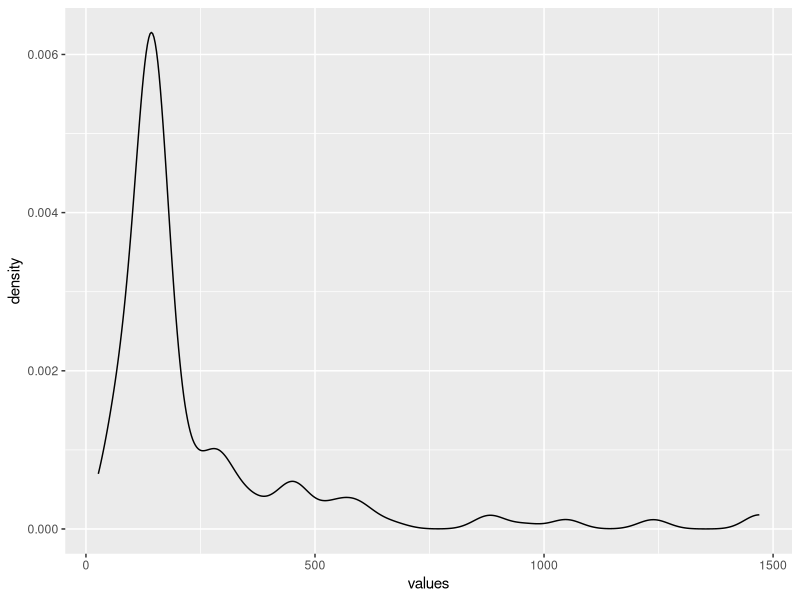
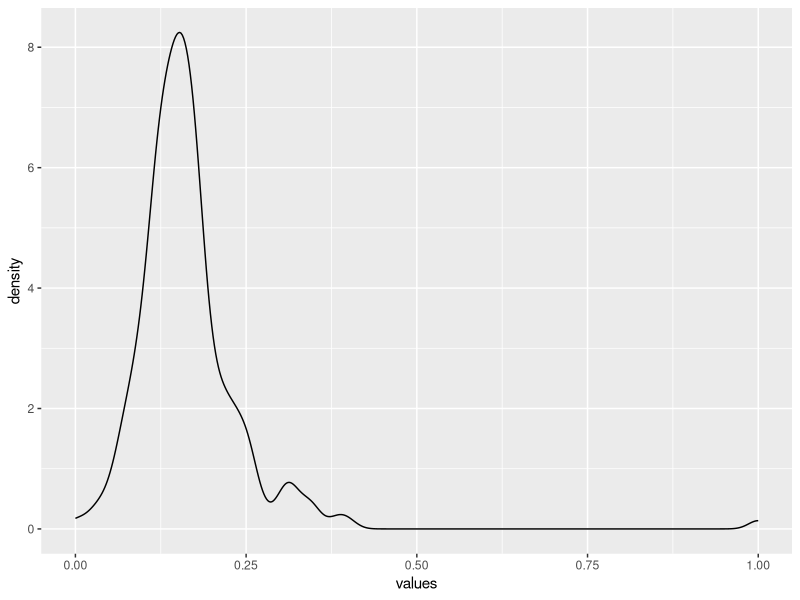
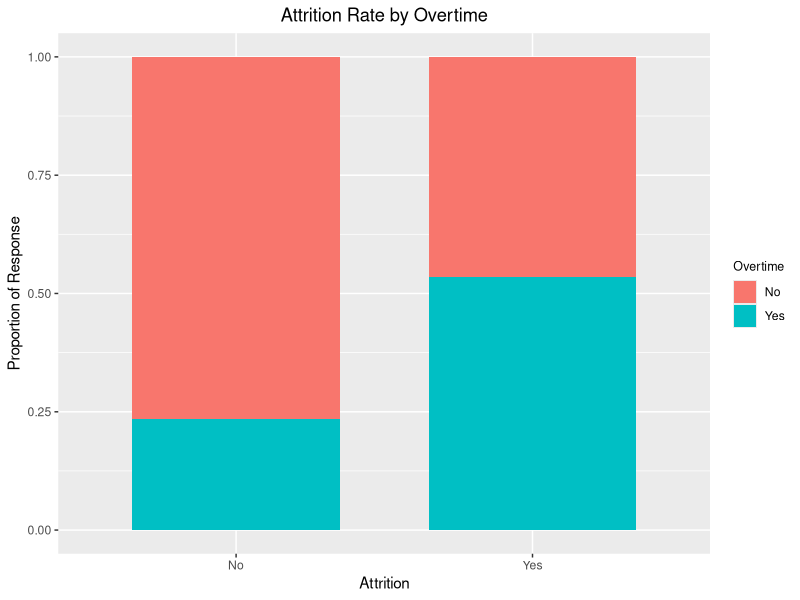
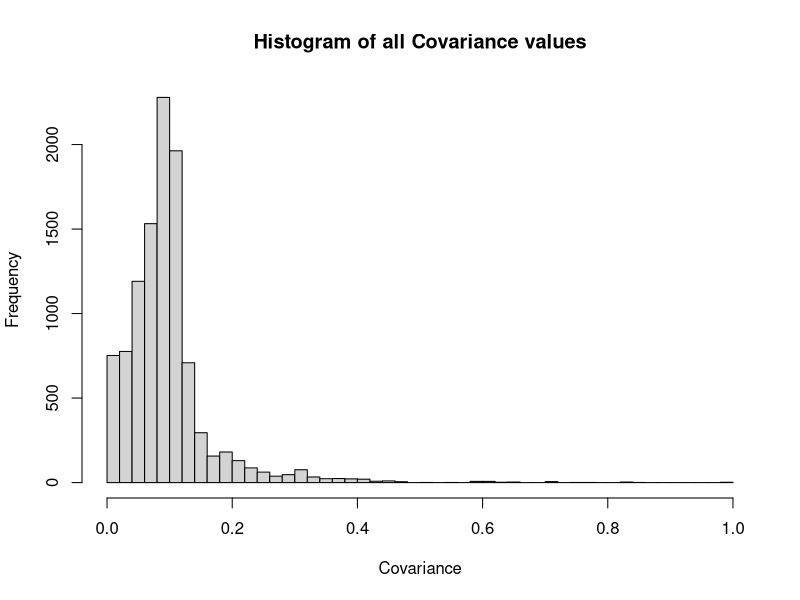
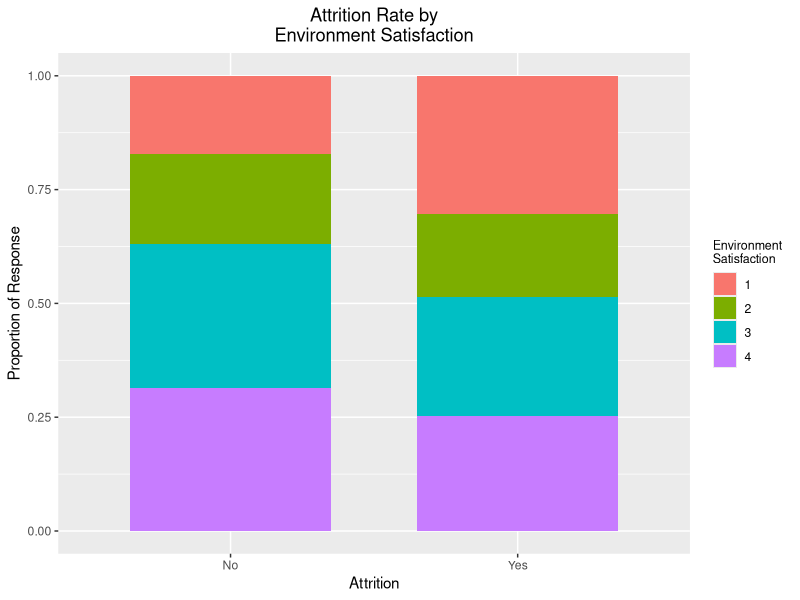
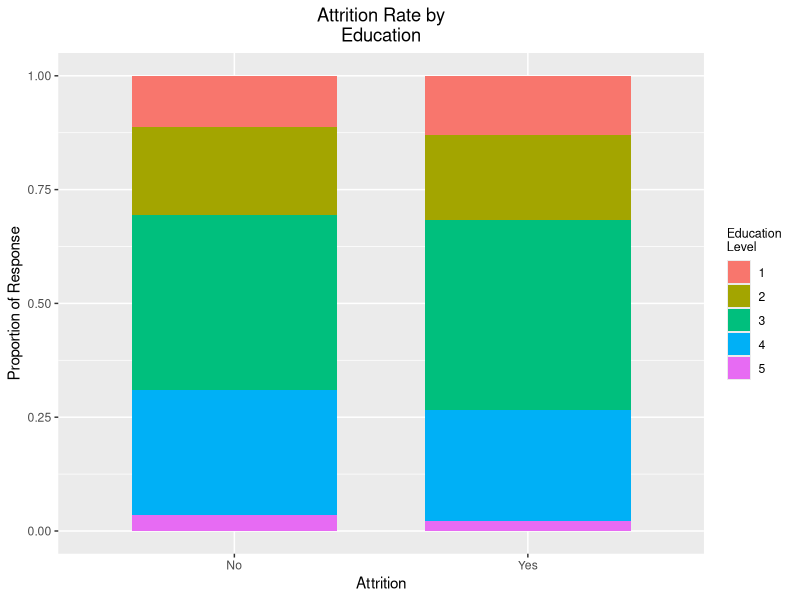
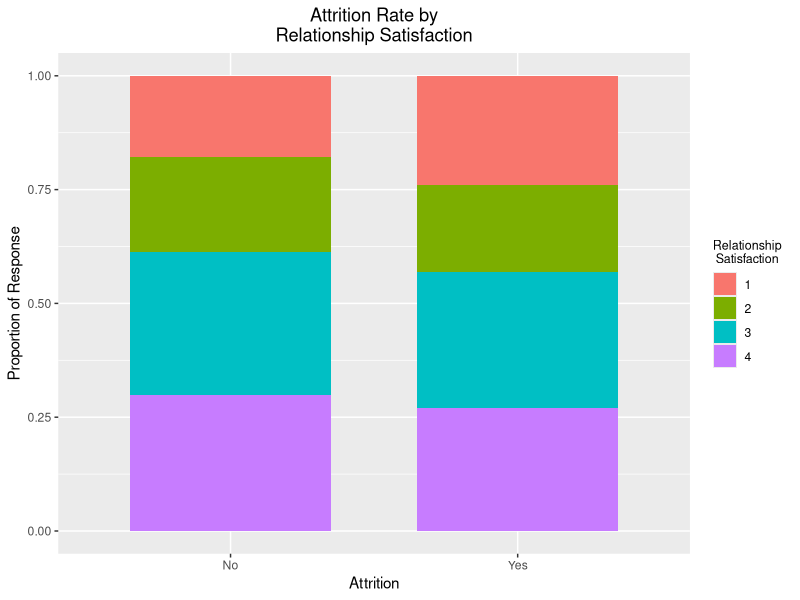
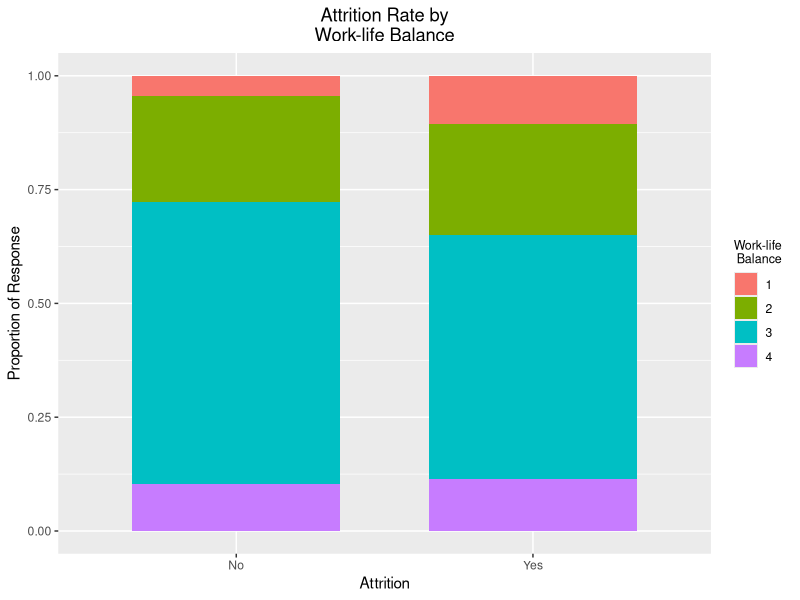

Write R code to recreate these figures, in order.
## ---- chunk 1
knitr::opts_chunk$set(echo = FALSE)
## ---- chunk 2
rm( list = ls()); cat("\014")  # Clear environment
require(stringr)
require(plotly)
require(Hmisc)
require(tidyr)
require(dplyr)
require(ggplot2)
require(plyr)
require(reshape2)
data <- read.csv('data/CaseStudy2-data.csv')
data$Department <- revalue(data$Department, c('Human Resources' = 'Human Resources', 'Research & Development'='Research/Development', 'Sales'='Sales'))
describe_data <- read.csv('data/CaseStudy2-descriptions.csv')
#names(describe_data) <- (names(describe_data), tolower)
names(data) <- sapply(names(data), tolower)
## ---- chunk 3
find_percent <- function(df, label_col, num_obs, sep='&'){
    ##find the ratio of a certian value which includes the label
    ##--------
    ##INPUTS
    ##df: data.frame
    ##    - dataframe with all catagorical data
    ##label_col
    ##    -   binary column of interest in df
    ##num_obs: named.vector
    ##     -   contains all possible values in df with the  correlated number of observations
    ## --------
    ## RETURNS
    ## percent_pos: named.vector
    ##     -   contains the percentage of each value within the dataframe which is associated with the label_column.
    percent_pos <- c()
    sub <- df[,label_col] == TRUE
    sub_df <- df[sub,]
    for(col_val in names(num_obs)){
        colval <- unlist(strsplit(col_val, sep))
        percent_pos[col_val] = ((sum(sub_df[,colval[1]] == colval[2]) + .0001))  / (num_obs[col_val] + .0001)
        }
    return(percent_pos)
    }

find_number_observations <- function(df, sep='&', check_na=FALSE){
    num_obs= c()
    for (col in names(data_binned)){
        if(check_na){
            num_obs[paste(col, 'isna', sep=sep)] = sum(is.na(data[,col])) / dim(df)[1]
            }
        for (value in unique(data_binned[,col]))
            {
            num_obs[paste(col, value, sep=sep)] = sum(data_binned[,col] == value)
            }
    }
    return(num_obs)
}

make_dummy <- function(df, sep='&'){
    # Convert dataframe with all catagorical data into all boolean dataframe
    # --------
    # INPUTS
    # df: data.frame
    #     -   Data should all be catagorical.
    # sep: str
    #     -   Character to use as seperator between column and value
    # --------
    # RETURNS
    # dfo: data.frame
    #     -   all data is bool
    dfo <- df
    for(col in names(df)){
        for(val in unique(dfo[,col])){
            dfo[, paste(col, val, sep=sep)] = dfo[, col] == val
            }
        dfo = dfo[, names(dfo) != col]
        }
    return(dfo)
    }

find_covariance <- function(df, items, sep='+'){
    # Take a subset of columns in df and find the covariance between them
    # ---------
    # INPUTS
    # df: data.frame
    #     -   All data inputs must of type bool
    # items: data.frame
    #     -   columns in the dataframe to compare to each other
    # sep: str
    #     -   character to use to seperate columns being compared
    # --------
    # RETURNS
    # covar: named vector
    #     -   sets of column names seperated by sep with duplicates and self correalations removed
    covar = c()
    for(col1 in items){
        for(col2 in items){
            if(col1 != col2){
                covar[paste(col1, col2, sep='+')] = (sum(df[,col1] == TRUE & df[,col2] == TRUE) + .00001) / (max(c(sum(df[,col1] == TRUE), sum(df[,col2] == TRUE))) + .00001)
                }
            }
        items = items[items != col1]
        }
        covar <- covar[order(-covar)]
        return(covar[c(TRUE, FALSE)])
    }

bin_columns <- function(data, min_size=100, num_splits){
    # Convert continous data into discrete catagorical data
    # by splitting continous data into equal sized (by number of members) groups.
    # --------
    # data: data.frame
    #     -   data frame which contains continous data
    # min_size: integer
    #     -   min number of members in a group (determine split pts). columns with less discrete points then this value will be ignored.
    # num_splits
    #     -   number of times to split continous dataset
    # --------
    types <- sapply(data, class)
    data_binned <- data
    for(col in names(types)){
        if(types[[col]] == 'integer' & length(unique(data[,col])) > num_splits){
            data_binned[col] <- cut2(data[,col], m=min_size, g=num_splits)
            data_binned[,col] = sapply(data_binned[,col], toString)
            }
        else{
            data_binned[,col] = sapply(data[,col], toString)}
        }
    names(data_binned) <- sapply(names(data_binned), str_trim)
    return(data_binned)
    }

check_label_corelation <- function(df, label, dsep='&', sd_ratio=1){
## function to generate top contributing variables to a specific label
##--------
##INPUTS
##df: data.frame
##  -   contains all catagorical variables, label col must be T/F
##label: string
##  -   name of label column
##sep: str
##  -   character to use in seperating dummy values from col name
##--------
##RETURNS
## coors: named_vector
##  -   contains coorelation rate for each value in the df
    all_pos <- sum(df[,label] == TRUE) / dim(df)[1]
    print(all_pos)
    num_obs <- find_number_observations(df, sep=dsep)
    percent_pos <- find_percent(df, label, num_obs, sep=dsep)
    label_frame <- data.frame(percent_pos, num_obs)
    label_frame[,'ratio_delta'] <- label_frame$percent_pos - all_pos
    not_label <- (rownames(label_frame) != paste(label, 'TRUE', sep=dsep) & rownames(label_frame) != paste(label, 'FALSE', sep=dsep)) 
    label_frame <- label_frame[not_label,]
    one_dev <- sd(label_frame[,'ratio_delta']) * sd_ratio
    label_infl <- label_frame[abs(label_frame[,'ratio_delta']) > one_dev,]
    return(label_infl[order(-label_infl$ratio_delta),])
}

Attrition_prop_table <- function(variable_name, data.f){
    # Generates a table containing proportion of responses for both Attrition values. This should allow us to examine values in the context of whether they attrified.
    
    # Generate a table containing variable/Attrition rates
    prop <-prop.table(xtabs(as.formula(paste( '~ ',paste(variable_name, 'attrition ', sep = ' + '))) , data=data.f))
    
    #Normalize each column to sum to 1.
    prop.app <-apply(prop,2,sum)
    return(melt(sweep(prop, MARGIN=2,prop.app,'/')))
}
## ---- chunk 4
#function defined in deason_functions.R
data_binned <- bin_columns(data, 100, 10)
## ---- chunk 5
na_count <- sum(is.na(data$attrition))
## convert data Attrition to binary
data_binned$attrition <- data$attrition == 'Yes'
## N/A Count
print('Number of NA\'s in attrition column:')
print(sum(na_count))
## Sum of Employees who quit
print('Number of Employees that quit:')
print(sum(data_binned$attrition))
attrified <- data_binned[data_binned$attrition == TRUE,]
## retain ratio
overall_ratio <- sum(data_binned$attrition) / length(data_binned$attrition)
print('Ratio of Employees that quit:')
print(overall_ratio)
## ---- chunk 6
num_obs <- find_number_observations(data_binned, sep='&')
print('Average number of observations over all factor levels:')
print(mean(num_obs))

obs_stacked = stack(num_obs)
print('Number of different factor levels:')
nrow(obs_stacked)
ggplot(obs_stacked, aes(x = values)) +
  stat_density(position="identity",geom="line")
## ---- chunk 7
percent_pos <- find_percent(data_binned, 'attrition', num_obs)
print('Average attrition rate for all factors:')
print(mean(percent_pos))
print('Median attrition rate for all factors')
print(median(percent_pos))
per_stacked = stack(percent_pos)
ggplot(per_stacked, aes(x = values)) +
  stat_density(position="identity",geom="line")
## ---- chunk 8
## move all our data into a dataframe of percent_quit verses number of observations
attr_frame <- data.frame(percent_pos, num_obs)
hnames <- (rownames(attr_frame) != 'attrition&TRUE' & rownames(attr_frame) != 'attrition&FALSE')
attr_frame <- attr_frame[hnames,]
high_prob <- subset(attr_frame, percent_pos > overall_ratio)
high_prob$ratio_delta = high_prob$percent_pos - overall_ratio
hnames <- (rownames(high_prob) != 'attrition&TRUE' & rownames(high_prob) != 'attrition&FALSE')
high_prob <- high_prob[hnames,]
print('Factors with the highest attrition rates:')
head(high_prob[order(-high_prob$ratio_delta),], 15)
## ---- chunk 9
OverTime_attrit <- Attrition_prop_table( 'overtime',data)
ggplot(OverTime_attrit, aes(x=attrition, y=value, fill= factor(overtime))) + 
    geom_bar(position = "fill",stat = "identity", width = 0.7) +
    labs(title = 'Attrition Rate by Overtime', y='Proportion of Response', x='Attrition') +
    guides(fill=guide_legend(title="Overtime"))+
    theme(legend.title=element_text(size = 9),plot.title=element_text(hjust=0.5))
## ---- chunk 10
print('Attrition rate of sales representatives between 18 and 27 years of age:')
    mean(data_binned[data_binned$age == '[18,27)' & data_binned$jobrole == 'Sales Representative','attrition'])
print('Attrition rate of sales representatives older than 27:')
    mean(data_binned[data_binned$age != '[18,27)' & data_binned$jobrole == 'Sales Representative','attrition'])
print('Attrition rate of employees age 18-27 that are not Sales Representatives:')
    mean(data_binned[data_binned$age == '[18,27)' & data_binned$jobrole != 'Sales Representative','attrition'])
print('Attrition Rate of Sales Representatives Working Overtime:')
mean(data_binned[data_binned$overtime == 'Yes' & data_binned$jobrole == 'Sales Representative','attrition'])
print('Attrition Rate of Employees Working Overtime (Excluding Sales Representatives:')
mean(data_binned[data_binned$overtime == 'Yes' & data_binned$jobrole != 'Sales Representative','attrition'])
## ---- chunk 11
print('Attrition rate of employees making less than $2318 monthly (excluding Sales Rep\'s):')
    mean(data_binned[data_binned$monthlyincome == "[ 1009, 2318)" & data_binned$jobrole != 'Sales Representative','attrition'])
print('Attrition rate of employees making between $2318 and $2696 monthly (excluding Sales Rep\'s):')
    mean(data_binned[data_binned$monthlyincome == "[ 2318, 2696)" & data_binned$jobrole != 'Sales Representative','attrition'])
## ---- chunk 12
print('Factors with the lowest attrition rates:')
head(attr_frame[order(attr_frame$percent_pos),], 10)
## ---- chunk 13
print('Covariance of factors with high attrition rates:')
# Generate covariance matrix for all high attrition attributes.
over_30 <- subset(high_prob, percent_pos > .30)
data_dummy <- make_dummy(data_binned)
covar_30 <- find_covariance(data_dummy , rownames(over_30))
head(covar_30[order(covar_30,decreasing = TRUE)],10)
## ---- chunk 14
all_covar <- find_covariance(data_dummy, names(data_dummy))
print('Number of covariant pairs:')
length(all_covar)
## ---- chunk 15
hist(all_covar, breaks=50, main = 'Histogram of all Covariance values', xlab = 'Covariance')
## ---- chunk 16
print('Highest Covariances:')
head(all_covar[all_covar > .60 & all_covar < .999], 25)
print('Performance Rating = 3 Response Rate:')
sum(data_dummy[,'performancerating&3']) / 1470
print('Number of Performance Rating = 3 Responses:')
print(sum(data[,'performancerating'] == 3))
print('Number of Employees with Performance Rating of 3 that quit:')
sum(data[,'performancerating'] == 3 & data_binned[,'attrition'] == TRUE)
## ---- chunk 17

EnvSatTest_attrit <- Attrition_prop_table('environmentsatisfaction', data)
OverTime_attrit <- Attrition_prop_table( 'overtime',data)
years_worked_attrit <- Attrition_prop_table('totalworkingyears', data_binned)

ggplot(EnvSatTest_attrit, aes(x=attrition, y=value, fill= factor(environmentsatisfaction))) + 
    geom_bar(position = "fill",stat = "identity", width = 0.7) +
    labs(title = 'Attrition Rate by\nEnvironment Satisfaction', y='Proportion of Response', x='Attrition') +
    guides(fill=guide_legend(title="Environment \nSatisfaction"))+
    theme(legend.title=element_text(size = 9),plot.title=element_text(hjust=0.5))


## ---- chunk 18
data_binned[,'environmentsatisfaction'] <- data['environmentsatisfaction'] < 3
infl <- check_label_corelation(data_binned, 'environmentsatisfaction', '&', sd_ratio=.75)
head(infl)
## ---- chunk 19
education_attrit <- Attrition_prop_table('education', data)
ggplot(education_attrit, aes(x=attrition, y=value, fill= factor(education))) + 
    geom_bar(position = "fill",stat = "identity", width = 0.7) +
    labs(title = 'Attrition Rate by\nEducation', y='Proportion of Response', x='Attrition') +
    guides(fill=guide_legend(title="Education \nLevel"))+
    theme(legend.title=element_text(size = 9),plot.title=element_text(hjust=0.5))
## ---- chunk 20
data_binned[,'education'] <- data['education'] > 2
infl <- check_label_corelation(data_binned, 'education', '&', sd_ratio=.6)
print('Covariances with Bachelor\'s+ Education Level')
head(infl, 10)
## ---- chunk 21
print('Overall Relationship Satisfaction for All Employees')
prop.table(table(data$relationshipsatisfaction))
rel_sat_attrit <- Attrition_prop_table('relationshipsatisfaction', data)
ggplot(rel_sat_attrit, aes(x=attrition, y=value, fill= factor(relationshipsatisfaction))) + 
    geom_bar(position = "fill",stat = "identity", width = 0.7) +
    labs(title = 'Attrition Rate by\nRelationship Satisfaction', y='Proportion of Response', x='Attrition') +
    guides(fill=guide_legend(title="Relationship \n Satisfaction"))+
    theme(legend.title=element_text(size = 9),plot.title=element_text(hjust=0.5))
## ---- chunk 22
data_binned[,'relationshipsatisfaction'] <- data['relationshipsatisfaction'] > 2
infl <- check_label_corelation(data_binned, 'relationshipsatisfaction', '&', sd_ratio=.5)
print('Covariances with Positive Relationship Satisfaction:')
head(infl,10)
print('Human Resources Relationship Satisfaction:')
table(data_binned[data_binned$jobrole == 'Human Resources','relationshipsatisfaction'])
print('Second Year Employee Relationship Satisfaction:')
table(data_binned[data_binned$yearsincurrentrole == ' 1','relationshipsatisfaction'])
print('Journeyman Employee Relationship Satisfaction:')
table(data_binned[data_binned$numcompaniesworked == 7 | data_binned$numcompaniesworked == 8,'relationshipsatisfaction' ])
## ---- chunk 23
data_binned[,'relationshipsatisfaction'] <- data['relationshipsatisfaction'] > 3
infl <- check_label_corelation(data_binned, 'relationshipsatisfaction', '&', sd_ratio=.7)
print('Covariances with Very High Relationship Satisfaction:')
head(infl)
## ---- chunk 24
work_life_attrit <- Attrition_prop_table('worklifebalance', data)
ggplot(work_life_attrit, aes(x=attrition, y=value, fill= factor(worklifebalance))) + 
    geom_bar(position = "fill",stat = "identity", width = 0.7) +
    labs(title = 'Attrition Rate by\nWork-life Balance', y='Proportion of Response', x='Attrition') +
    guides(fill=guide_legend(title="Work-life \n Balance"))+
    theme(legend.title=element_text(size = 9),plot.title=element_text(hjust=0.5))
## ---- chunk 25
data_binned[,'worklifebalance'] <- data['worklifebalance'] > 3
infl <- check_label_corelation(data_binned, 'worklifebalance', '&', sd_ratio=.7)
print('Covariances with Positive Work-Life Balance:')
head(infl)
